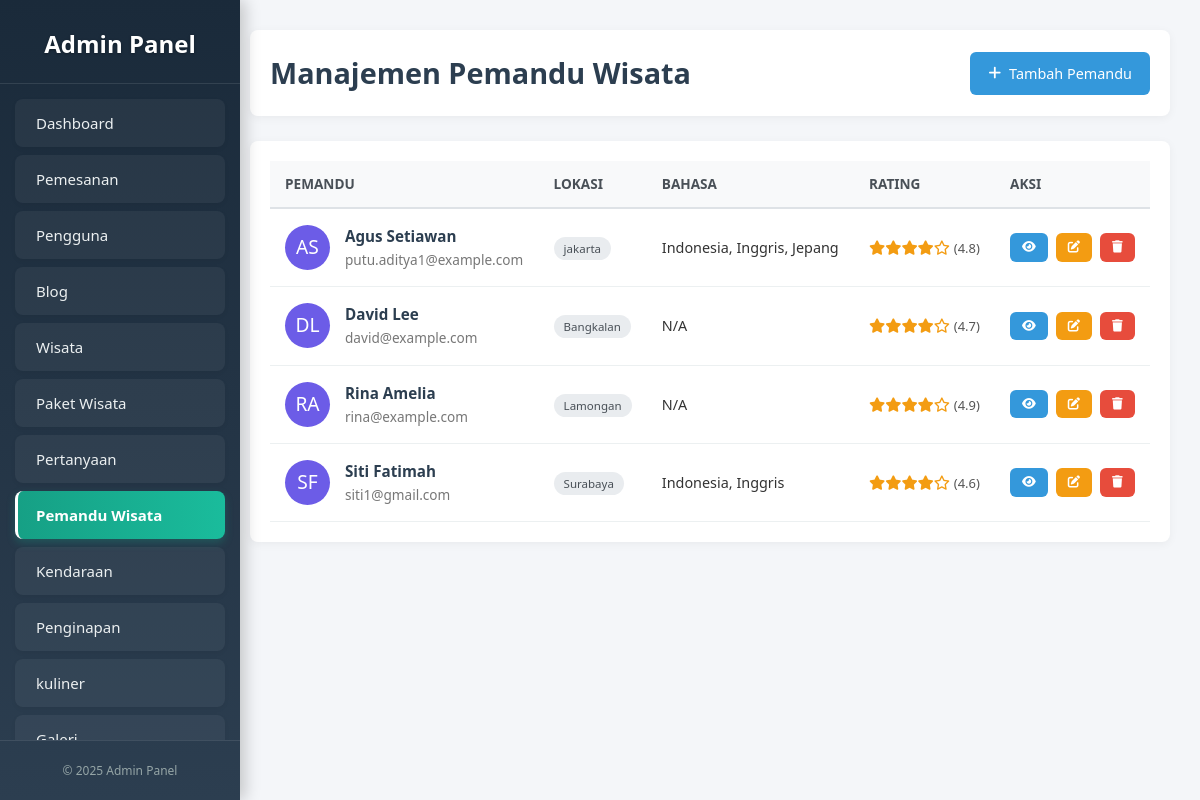
Screenshot of /newadmin/pemandu_wisata.php with the database file from the repository.
### tables this page shows
CREATE TABLE `pemandu_wisata` (
  `id_pemandu_wisata` int NOT NULL,
  `nama_pemandu` varchar(100) DEFAULT NULL,
  `id_lokasi` int DEFAULT NULL,
  `biodata` text,
  `harga` decimal(10,2) DEFAULT NULL,
  `pengalaman` text,
  `spesialisasi` varchar(255) DEFAULT NULL,
  `paket_tur_yang_ditawarkan` text,
  `ulasan` text,
  `foto_url` varchar(255) DEFAULT NULL,
  `telepon` varchar(25) DEFAULT NULL,
  `email` varchar(100) DEFAULT NULL,
  `rating` decimal(2,1) DEFAULT NULL
);

CREATE TABLE `lokasi` (
  `id_lokasi` int NOT NULL,
  `nama_lokasi` varchar(100) DEFAULT NULL
);

### newadmin/pemandu_wisata.php (the view, shortened to what this page needs)
<?php
require_once '../backend/koneksi.php';
function display_rating_stars($rating) {
    $rating_int = floor($rating);
    $output = '';
    for ($i = 1; $i <= 5; $i++) {
        $output .= '<i class="' . ($i <= $rating_int ? 'fas' : 'far') . ' fa-star" style="color: #f39c12;"></i>';
    }
    return $output . ' <span style="font-weight: 500; font-size: 0.9em; color: #555;">(' . number_format($rating, 1) . ')</span>';
}
function get_initials($nama) {
    $words = explode(' ', $nama);
    $initials = '';
    $i = 0;
    foreach ($words as $w) {
        if ($i < 2 && !empty($w)) { $initials .= strtoupper($w[0]); $i++; }
    }
    return $initials ?: 'NN';
}
$pemandu_wisata = [];
$sql = "SELECT
            p.id_pemandu_wisata, p.nama_pemandu, p.email, p.pengalaman, p.rating, p.foto_url,
            l.nama_lokasi,
            (SELECT GROUP_CONCAT(b.nama_bahasa SEPARATOR ', ')
             FROM pemandu_bahasa pb
             JOIN bahasa b ON pb.id_bahasa = b.id_bahasa
             WHERE pb.id_pemandu_wisata = p.id_pemandu_wisata) AS bahasa_dikuasai
        FROM pemandu_wisata p
        LEFT JOIN lokasi l ON p.id_lokasi = l.id_lokasi
        ORDER BY p.nama_pemandu ASC";
$result = $conn->query($sql);
while ($row = $result->fetch_assoc()) {
    $pemandu_wisata[] = $row;
}
?>
<!DOCTYPE html>
<html lang="id">
<head>
    <link href="https://cdnjs.cloudflare.com/ajax/libs/font-awesome/6.4.0/css/all.min.css" rel="stylesheet">
</head>
<body>
  <?php include '../komponen/sidebar_admin.php'; ?>
  <main class="main-content">
    <header class="dashboard-header">
      <h1>Manajemen Pemandu Wisata</h1>
      <a href="../backend/tambah_pemandu.php" class="btn-add"><i class="fas fa-plus"></i> Tambah Pemandu</a>
    </header>
    <div class="table-container">
      <div class="table-wrapper">
        <table>
          <thead>
            <tr><th>Pemandu</th><th>Lokasi</th><th>Bahasa</th><th>Rating</th><th>Aksi</th></tr>
          </thead>
          <tbody>
            <?php if (!empty($pemandu_wisata)): ?>
              <?php foreach($pemandu_wisata as $pemandu): ?>
              <tr data-id="<?php echo $pemandu['id_pemandu_wisata']; ?>">
                <td>
                  <div class="pemandu-info">
                    <div class="pemandu-avatar">
    <?php
    $foto_path = $pemandu['foto_url'];
    if (!empty($foto_path)) {
        if (filter_var($foto_path, FILTER_VALIDATE_URL)) {
            echo '<img src="' . htmlspecialchars($foto_path) . '" alt="Avatar">';
        }
        elseif (file_exists('../' . $foto_path)) {
            echo '<img src="../' . htmlspecialchars($foto_path) . '" alt="Avatar">';
        }
        else {
            echo get_initials(htmlspecialchars($pemandu['nama_pemandu']));
        }
    } else {
        echo get_initials(htmlspecialchars($pemandu['nama_pemandu']));
    }
    ?>
</div>
                    <div class="pemandu-details">
                      <h4><?php echo htmlspecialchars($pemandu['nama_pemandu']); ?></h4>
                      <span><?php echo htmlspecialchars($pemandu['email']); ?></span>
                    </div>
                  </div>
                </td>
                <td><span class="badge"><?php echo htmlspecialchars($pemandu['nama_lokasi'] ?? 'N/A'); ?></span></td>
                <td><?php echo htmlspecialchars($pemandu['bahasa_dikuasai'] ?? 'N/A'); ?></td>
                <td><?php echo display_rating_stars($pemandu['rating']); ?></td>
                <td>
                  <div class="action-buttons">
                    <button class="btn btn-view" onclick="openModal('view', <?php echo $pemandu['id_pemandu_wisata']; ?>)" title="Lihat"><i class="fas fa-eye"></i></button>
                    <button class="btn btn-edit" onclick="openModal('edit', <?php echo $pemandu['id_pemandu_wisata']; ?>)" title="Edit"><i class="fas fa-edit"></i></button>
                    <a href="../backend/hapus_pemandu.php?id=<?php echo $pemandu['id_pemandu_wisata']; ?>" class="btn btn-delete" title="Hapus" onclick="return confirm('Apakah Anda yakin?');"><i class="fas fa-trash"></i></a>
                  </div>
                </td>
              </tr>
              <?php endforeach; ?>
            <?php else: ?>
              <tr><td colspan="5" style="text-align: center; padding: 20px;">Tidak ada data pemandu wisata.</td></tr>
            <?php endif; ?>
          </tbody>
        </table>
      </div>
    </div>
  </main>
</body>
</html>

### newadmin/pemandu_wisata.php (style rules this page uses)
body { font-family: 'Segoe UI', sans-serif; background-color: #f4f6f9; color: #333; line-height: 1.6; margin: 0; }
.main-content { margin-left: 220px; padding: 30px; }
.dashboard-header { background: #ffffff; border-radius: 8px; padding: 20px; margin-bottom: 25px; box-shadow: 0 2px 10px rgba(0,0,0,0.05); display: flex; justify-content: space-between; align-items: center; }
.dashboard-header h1 { color: #2c3e50; font-size: 1.8rem; font-weight: 600; margin: 0; }
.btn-add { background-color: #3498db; color: white; border: none; padding: 10px 18px; border-radius: 6px; cursor: pointer; font-weight: 500; font-size: 0.9rem; text-decoration: none; display: flex; align-items: center; gap: 8px; }
.table-container { background: #ffffff; border-radius: 8px; padding: 20px; box-shadow: 0 2px 10px rgba(0,0,0,0.05); overflow: hidden; }
.table-wrapper { overflow-x: auto; }
table { width: 100%; border-collapse: collapse; }
th { background-color: #f8f9fa; padding: 12px 15px; text-align: left; font-weight: 600; color: #495057; font-size: 0.85rem; text-transform: uppercase; border-bottom: 2px solid #dee2e6; }
td { padding: 15px; border-bottom: 1px solid #ecf0f1; vertical-align: middle; font-size: 0.9rem; }
.pemandu-info { display: flex; align-items: center; gap: 15px; }
.pemandu-avatar { width: 45px; height: 45px; border-radius: 50%; background-color: #6c5ce7; display: flex; align-items: center; justify-content: center; color: white; font-weight: 500; font-size: 1.2rem; overflow: hidden; flex-shrink: 0; }
.pemandu-details h4 { color: #2c3e50; font-weight: 600; margin: 0; font-size: 0.95rem; }
.pemandu-details span { color: #777; font-size: 0.85rem; }
.action-buttons { display: flex; gap: 8px; }
.btn { padding: 8px 12px; border: none; border-radius: 6px; cursor: pointer; font-size: 0.85rem; transition: opacity 0.2s ease; display: inline-flex; align-items: center; gap: 5px; text-decoration: none; color: white; }
.btn i { font-size: 0.9em; }
.btn-view { background-color: #3498db; }
.btn-edit { background-color: #f39c12; }
.btn-delete { background-color: #e74c3c; }
.badge { padding: 4px 10px; border-radius: 12px; font-size: 0.8em; background: #e9ecef; color: #495057; font-weight: 500; white-space: nowrap; }

### rows the page displays
pemandu_wisata: nama_pemandu "AS", nama_pemandu "Agus Setiawan", email "putu.aditya1@example.com", id_lokasi.nama_lokasi "jakarta", bahasa_dikuasai "Indonesia, Inggris, Jepang", rating "4.8"
pemandu_wisata: nama_pemandu "DL", nama_pemandu "David Lee", email "david@example.com", id_lokasi.nama_lokasi "Bangkalan", bahasa_dikuasai "N/A", rating "4.7"
pemandu_wisata: nama_pemandu "RA", nama_pemandu "Rina Amelia", email "rina@example.com", id_lokasi.nama_lokasi "Lamongan", bahasa_dikuasai "N/A", rating "4.9"
pemandu_wisata: nama_pemandu "SF", nama_pemandu "Siti Fatimah", email "siti1@gmail.com", id_lokasi.nama_lokasi "Surabaya", bahasa_dikuasai "Indonesia, Inggris", rating "4.6"
